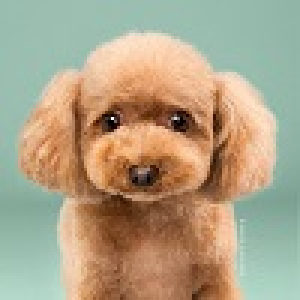
#> input picture dog.jpg, 100 x 100 px, found by its file name (shown 3 times larger)
$ jupyter execute --allow-errors ArithmeticEncoding.ipynb
#> lines starting #> are read from the running program, lines starting #| are printed output that depends on the picture
<a href="https://colab.research.google.com/github/Ayushmaan-0412/DSP_Project/blob/main/ArithmeticEncoding.ipynb" target="_parent"></a>

[cell 1]
import numpy as np
import cv2
from google.colab.patches import cv2_imshow
import time
# Start the timer
start_time = time.time()

[cell 2]
inputImg = cv2.imread('dog.jpg', 0)  # read the image
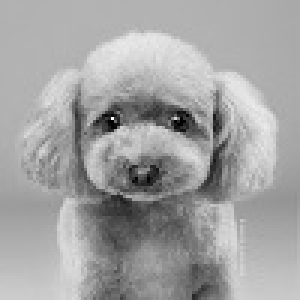
#> inputImg: shape (100, 100) (shown 3 times larger); min 0, max 255, mean 162.7
#does in grey
cv2_imshow(inputImg)

row = inputImg.shape[0]
#> row = 100
col = inputImg.shape[1]
#> col = 100

[cell 3]
img = np.array(inputImg).flatten()  # flatten the image into 1d array
#> img = 10000 values, max 255 at index 3937, min 0 at index 4058, mean 162.7
frq = np.zeros(256, dtype=int)  # frq of all gray scale levels
blockSize = int(input('1. Enter the block size: '))
#> the answer given: 1
floatSize = int(input('2. Enter the float size (16-32-64): '))
#> the answer given: 100
total = row * col
#> total = 10000
if floatSize == 16:
    res = np.zeros(total // blockSize, dtype=np.float16)  # final codes
    # array of probability of each of 256 gray scale levles
    prob = np.zeros(256, dtype=np.float16)
elif floatSize == 32:
    res = np.zeros(total // blockSize, dtype=np.float32)  # final codes
    prob = np.zeros(256, dtype=np.float32)
elif floatSize == 64:
    res = np.zeros(total // blockSize, dtype=np.float64)  # final codes
    prob = np.zeros(256, dtype=np.float64)

[cell 4]
# prob = np.zeros(256)  # array of probability of each of 256 gray scale levles
grayLvl = 256

for i in img:
    frq[i] += 1
#> this loop made 10000 passes
#> i on passes 1 to 3: 177, 177, 177
#> after the loop, frq = 256 values, max 758 at index 178, min 0 at index 4, mean 39.06

#> (the rest of this cell did not finish here and is left out)

[cell 5]
import os

# Original image file path
original_image_path = 'dog.jpg'

# Load the original image
inputImg = cv2.imread(original_image_path, 0)

# Dimensions of the original image
row = inputImg.shape[0]
col = inputImg.shape[1]

# Size of the original image in bytes
original_image_size = os.path.getsize(original_image_path)

# Compressed data file path and its size
compressed_data_path = './encoded-image.npy'
#> (the rest of this cell did not finish here and is left out)

[cell 6]
#decoding
from PIL import Image
import numpy as np
#> (the rest of this cell did not finish here and is left out)

#> (a cell that did not finish here is left out)

[cell 8]
import numpy as np
import cv2
start_time = time.time()
# Load the encoded data and probability
#> (the rest of this cell did not finish here and is left out)

[cell 9]
# Load the original image
original_img = cv2.imread('dog.jpg', 0)

# Load the decoded image
decoded_img = cv2.imread('decoded_dog.jpg', 0)

if original_img is None:
    print("Error: Could not load the original image.")
elif decoded_img is None:
    print("Error: Could not load the decoded image.")
else:
    # Calculate the Mean Squared Error (MSE)
    mse = np.mean((original_img - decoded_img) ** 2)

    # Calculate the maximum possible pixel value
    max_pixel_value = 255  # For 8-bit grayscale images

    # Calculate the PSNR
    psnr = 20 * np.log10(max_pixel_value / np.sqrt(mse))

    print(f'PSNR: {psnr} dB')

[cell 10]
from PIL import Image
from IPython.display import display
# Load the image
image = Image.open("dog.jpg")
display(image)

[cell 11]
# Load the original image
original_img = cv2.imread('dog.jpg')
#> original_img is the input picture: shape (100, 100, 3); mean B, G, R 134.2, 161.8, 175.3

# Define the compression quality (adjust this value)
compression_quality = 26  # You may need to adjust this value

# Encode the image with JPEG compression
_, encoded_img = cv2.imencode('.jpg', original_img, [int(cv2.IMWRITE_JPEG_QUALITY), compression_quality])
#> encoded_img = 1471 values, max 255 at index 0, min 0 at index 4, mean 113.2

# Decode the image to view the compressed result
compressed_img = cv2.imdecode(encoded_img, cv2.IMREAD_COLOR)
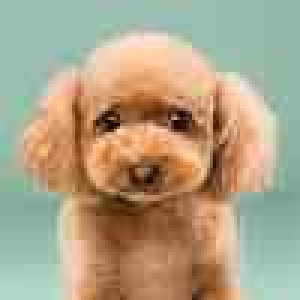
#> compressed_img: shape (100, 100, 3) (shown 3 times larger); mean B, G, R 134.9, 161.7, 175.5
cv2.imwrite('compressed_img.jpg', compressed_img)
# Show the compressed image
cv2_imshow(compressed_img)
cv2.waitKey(0)
cv2.destroyAllWindows()

$ run again, with compressed.jpg copied over dog.jpg
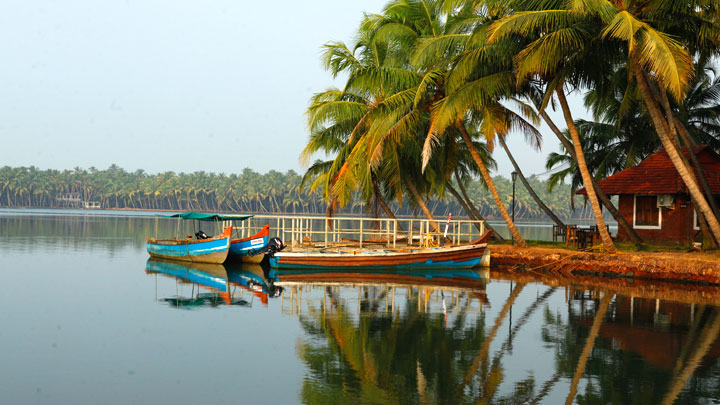
#> input picture compressed.jpg, 720 x 405 px, found by its file name
#> `inputImg = cv2.imread('dog.jpg', 0)`:
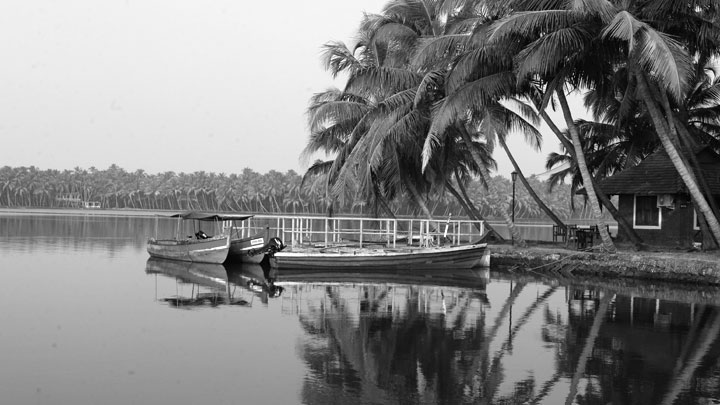
#> inputImg: shape (405, 720); min 0, max 255, mean 127.7
#> the loop `for i in img:` made 291600 passes
#> i on passes 1 to 3: 240, 240, 240
#> after the loop `for i in img:`: frq = 256 values, max 3975 at index 240, min 15 at index 1, mean 1139.1
#> original_img is the input picture: shape (405, 720, 3); mean B, G, R 111.2, 130.4, 128.8
#> `compressed_img = cv2.imdecode(encoded_img, cv2.IMREAD_COLOR)`:
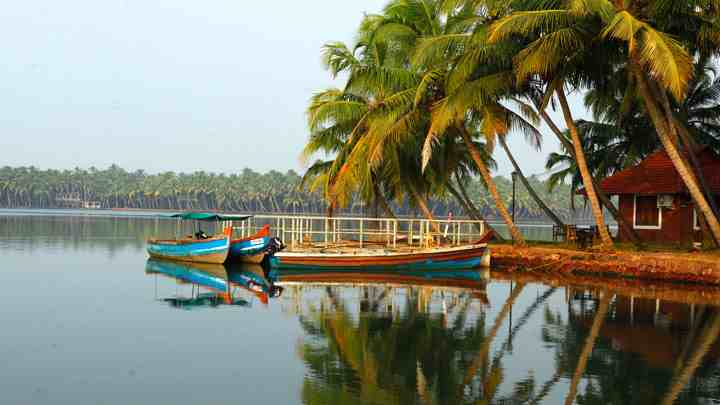
#> compressed_img: shape (405, 720, 3); mean B, G, R 111.9, 130.2, 129.2
